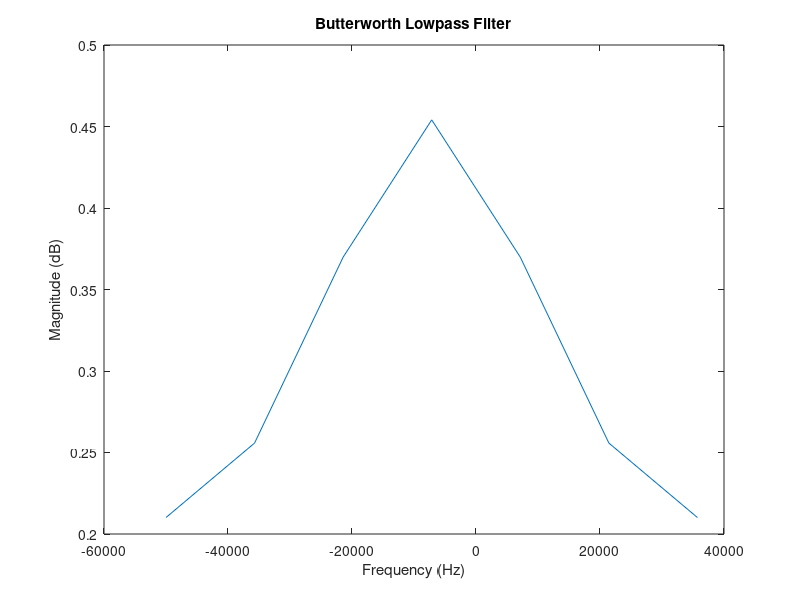
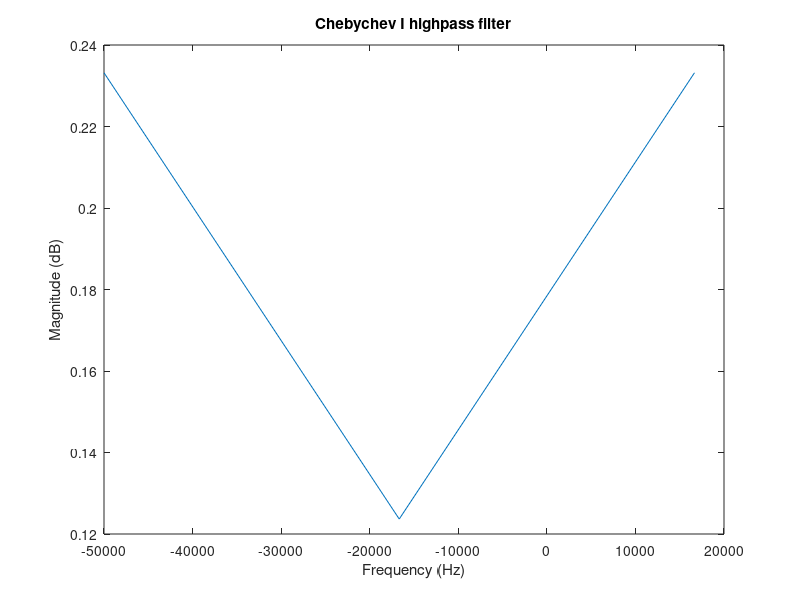
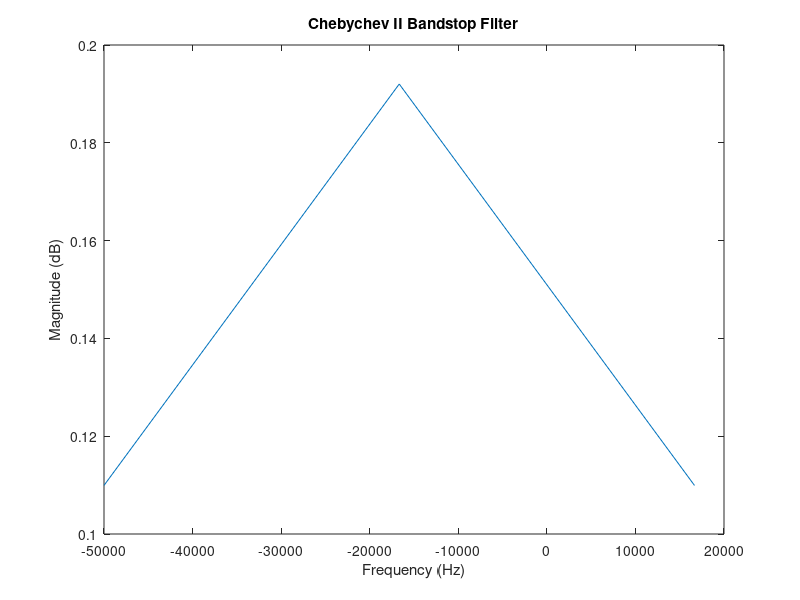
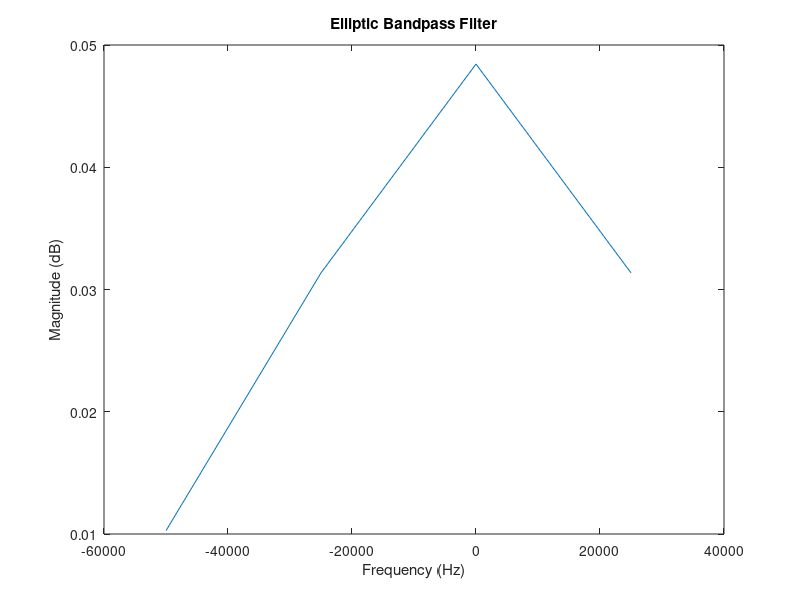

Write the MATLAB code that produced these figures, in order.
%okay lets begin
clc;
clear all;

%% Generate a signal that consists of a sum of sine waves of frequencies 1 to 50 kHz for t between 0 and 2 seconds
f = 1:50;
t = linspace(0,2,2001);

signal = sum(sin(2*pi*f'.*t), 1);
%we will be applyin each filter to this signal using filter, and p[lotting
%the Fourier Transform using fft and plot
%% Create a Butterworth lowpass filter 
Fs = 100e3;
Apass = 5;
Astop = 50;
Fpass = 10e3;
Fstop = 20e3;
%normalized to nyquist freq.
wpass = 2*Fpass/Fs; 
%normalized to nyquist freq.
wstop = 2*Fstop/Fs; 
n = buttord([wpass],[wstop],Apass,Astop);
[b,a] = butter(n,[wpass]);
y = filter(b, a, signal);
S = fft(y,n);
S = fftshift(abs(S))/n;
F = Fs.*(-n/2:n/2-1)/n;
figure
plot(F,S);
title('Butterworth Lowpass Filter');
xlabel('Frequency (Hz)');
ylabel('Magnitude (dB)');
%% Create a Chebychev I highpass filter
Fs = 100e3;
Apass = 2;
Astop = 40;
Fpass = 35e3;
Fstop = 15e3;
%normalized to nyquist freq.
wpass = 2*Fpass/Fs; 
%normalized to nyquist freq.
wstop = 2*Fstop/Fs; 
n = cheb1ord([wpass], [wstop], Apass, Astop);
[b,a] = cheby1(n,Apass, [wpass], 'high');
y = filter(b, a, signal);
S = fft(y,n);
S = fftshift(abs(S))/n;
F = Fs.*(-n/2:n/2-1)/n;
figure
plot(F,S);
title('Chebychev I highpass filter');
xlabel('Frequency (Hz)');
ylabel('Magnitude (dB)');
%% Create a Chebychev II bandstop filter
Fs = 100e3;
Apass = 5;
Astop = 50;
Fpass = [5e3, 45e3];
Fstop = [15e3, 35e3];
%normalized to nyquist freq.
wpass = 2*Fpass/Fs; 
%normalized to nyquist freq.
wstop = 2*Fstop/Fs; 
n = cheb2ord([wpass], [wstop], Apass, Astop);
[b,a] = cheby2(n,Astop, [wstop], 'stop');
y = filter(b, a, signal);
S = fft(y,n);
S = fftshift(abs(S))/n;
F = Fs.*(-n/2:n/2-1)/n;
figure
plot(F,S);
title('Chebychev II Bandstop Filter');
xlabel('Frequency (Hz)');
ylabel('Magnitude (dB)');
%% Create an Elliptic bandpass filter
Fs = 100e3;
Apass = 5;
Astop = 50;
Fpass = [20e3, 30e3];
Fstop = [15e3, 35e3];
%normalized to nyquist freq.
wpass = 2*Fpass/Fs; 
%normalized to nyquist freq.
wstop = 2*Fstop/Fs; 
n = ellipord([wpass], [wstop], Apass, Astop);
[b,a] = ellip(n,Apass, Astop, [wpass]);
y = filter(b, a, signal);
S = fft(y,n);
S = fftshift(abs(S))/n;
F = Fs.*(-n/2:n/2-1)/n;
figure
plot(F,S);
title('Elliptic Bandpass Filter');
xlabel('Frequency (Hz)');
ylabel('Magnitude (dB)');
